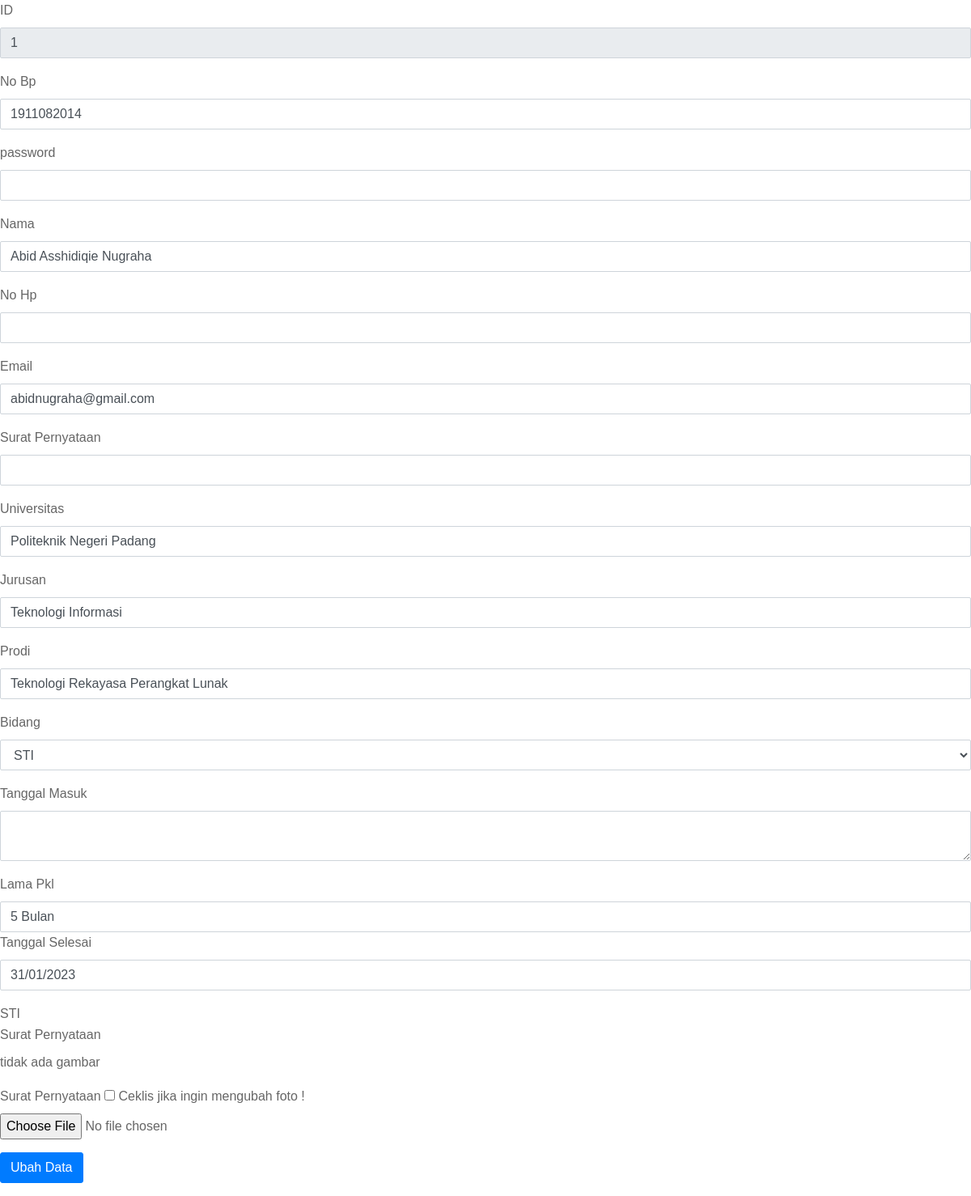
Screenshot of /karyawan_edit.php?id=1 with the database file from the repository.
### tables this page shows
CREATE TABLE `tb_mahasiswa` (
  `id` int(11) NOT NULL,
  `nobp` varchar(20) NOT NULL,
  `password` varchar(300) NOT NULL,
  `nama` varchar(100) NOT NULL,
  `nohp` varchar(20) NOT NULL,
  `email` varchar(100) NOT NULL,
  `suratpernyataan` varchar(255) NOT NULL,
  `universitas` varchar(255) NOT NULL,
  `jurusan` varchar(255) NOT NULL,
  `prodi` varchar(255) NOT NULL,
  `bidang` varchar(20) NOT NULL,
  `tanggalmasuk` varchar(255) NOT NULL,
  `lamapkl` varchar(20) NOT NULL,
  `tanggalselesai` varchar(255) NOT NULL
);

### karyawan_edit.php (the view, shortened to what this page needs)
<?php
	include 'koneksi.php';
	$id = $_GET['id'];
	$data = mysqli_query($koneksi, "SELECT * FROM tb_mahasiswa WHERE id = '$id'");
    $d= mysqli_fetch_array($data);
 ?>
<!DOCTYPE html>
<html>
<head>
     <link rel="stylesheet" href="https://maxcdn.bootstrapcdn.com/bootstrap/4.5.2/css/bootstrap.min.css">
    <link rel="stylesheet" type="text/css" href="css/bootstrap.css" media="all">
    <link href="css/font-face.css" rel="stylesheet" media="all">
    <link href="vendor/font-awesome-4.7/css/font-awesome.min.css" rel="stylesheet" media="all">
    <link href="vendor/font-awesome-5/css/fontawesome-all.min.css" rel="stylesheet" media="all">
    <link href="vendor/mdi-font/css/material-design-iconic-font.min.css" rel="stylesheet" media="all">
    <link href="vendor/bootstrap-4.1/bootstrap.min.css" rel="stylesheet" media="all">
    <link href="vendor/animsition/animsition.min.css" rel="stylesheet" media="all">
    <link href="vendor/bootstrap-progressbar/bootstrap-progressbar-3.3.4.min.css" rel="stylesheet" media="all">
    <link href="vendor/wow/animate.css" rel="stylesheet" media="all">
    <link href="vendor/css-hamburgers/hamburgers.min.css" rel="stylesheet" media="all">
    <link href="vendor/slick/slick.css" rel="stylesheet" media="all">
    <link href="vendor/select2/select2.min.css" rel="stylesheet" media="all">
    <link href="vendor/perfect-scrollbar/perfect-scrollbar.css" rel="stylesheet" media="all">
    <link href="css/theme.css" rel="stylesheet" media="all">
</head>
<body>
<form action="proedit_karyawan.php" method="POST" enctype="multipart/form-data">
  <div class="form-group">
    <label for="exampleInputEmail1">ID</label>
  <input type="text" class="form-control" readonly="" name="id" autocomplete="off" value="<?php echo $d['id'];?>">
  </div>
  <div class="form-group">
    <label for="exampleInputEmail1">No Bp</label>
  <input type="text" class="form-control" name="nobp" autocomplete="off" value="<?php echo $d['nobp'];?>">
  </div>
  <div class="form-group">
    <label for="exampleInputEmail1">password</label>
  <input type="text" class="form-control"  name="password" autocomplete="off">
  </div>
  <div class="form-group">
    <label for="exampleInputPassword1">Nama</label>
    <input type="text" class="form-control" name="nama" autocomplete="off" value="<?php echo $d['nama'];?>">
  </div>
    <div class="form-group">
    <label for="exampleInputPassword1">No Hp</label>
    <input type="text" class="form-control" name="nohp" autocomplete="off" value="<?php echo $d['nohp'];?>">
  </div>
  <div class="form-group">
    <label for="exampleInputPassword1">Email</label>
    <input type="text" class="form-control" name="email" autocomplete="off" value="<?php echo $d['email'];?>">
  </div>
  <div class="form-group">
    <label for="exampleInputPassword1">Surat Pernyataan</label>
    <input type="text" class="form-control" name="nohp" autocomplete="off" value="<?php echo $d['suratpernyataan'];?>">
  </div>
  <div class="form-group">
    <label for="exampleInputPassword1">Universitas</label>
    <input type="text" class="form-control" name="universitas" autocomplete="off" value="<?php echo $d['universitas'];?>">
  </div>
    <div class="form-group">
    <label for="exampleInputPassword1">Jurusan</label>
    <input type="text" class="form-control" name="jurusan" autocomplete="off" value="<?php echo $d['jurusan'];?>">
  </div>
    <div class="form-group">
    <label for="exampleInputPassword1">Prodi</label>
    <input type="text" class="form-control" name="prodi" autocomplete="off" value="<?php echo $d['prodi'];?>">
  </div>
    <div class="form-group">
    <label for="exampleInputPassword1">Bidang</label>
    <select class="form-control" name="bidang">
    <option><?php echo $d['bidang']; ?></option>
                                                    </select>
  </div>
    <div class="form-group">
    <label for="exampleInputPassword1">Tanggal Masuk</label>
    <textarea autocomplete="off" class="form-control" name="tanggalmasuk" value="<?php echo $d['tanggalmasuk'];?>"></textarea>
  </div>
    <div class="form-group">
    <label for="exampleInputPassword1">Lama Pkl</label>
   <input type="text" class="form-control"  name="lamapkl" value="<?php echo $d['lamapkl'];?>">
   <div class="form-group">
    <label for="exampleInputPassword1">Tanggal Selesai</label>
    <input type="text" class="form-control" name="tanggalselesai" autocomplete="off" value="<?php echo $d['tanggalselesai'];?>">
  </div>
                                                <?php
                                                include 'koneksi.php';
                                                $sql = "SELECT * FROM tb_mahasiswa";
                                                $hasil = mysqli_query($koneksi, $sql);
                                                while ($data = mysqli_fetch_array($hasil)) {
                                                 ?>
                                                <option value="<?php echo $data['bidang'];?>"><?php echo $data['bidang']; ?></option>
                                                <?php } ?>
 <div class="form-group">
    <label for="exampleInputPassword1">Surat Pernyataan</label><br>
  <?php
            if ($d['suratpernyataan']!=''){
                          echo "<img src=\"images/$d[suratpernyataan]\" height=150 />";
                        }
                        else{
                          echo "tidak ada gambar";
                        }
   ?>
  </div>
  <div class="form-group">
                    <label>Surat Pernyataan</label>
                    <input type="checkbox" name="ubahfoto" value="true"> Ceklis jika ingin mengubah foto !
                    <br>
                    <input type="file" name="inpfoto">
                  </div>
  <button type="submit" class="btn btn-primary" name="ubahdata">Ubah Data</button>
</form>
</body>
</html>

### rows the page displays
tb_mahasiswa: id "1", nobp "1911082014", nama "Abid Asshidiqie Nugraha", email "abidnugraha@gmail.com", universitas "Politeknik Negeri Padang", jurusan "Teknologi Informasi", prodi "Teknologi Rekayasa Perangkat Lunak", bidang "STI", lamapkl "5 Bulan", tanggalselesai "31/01/2023"
